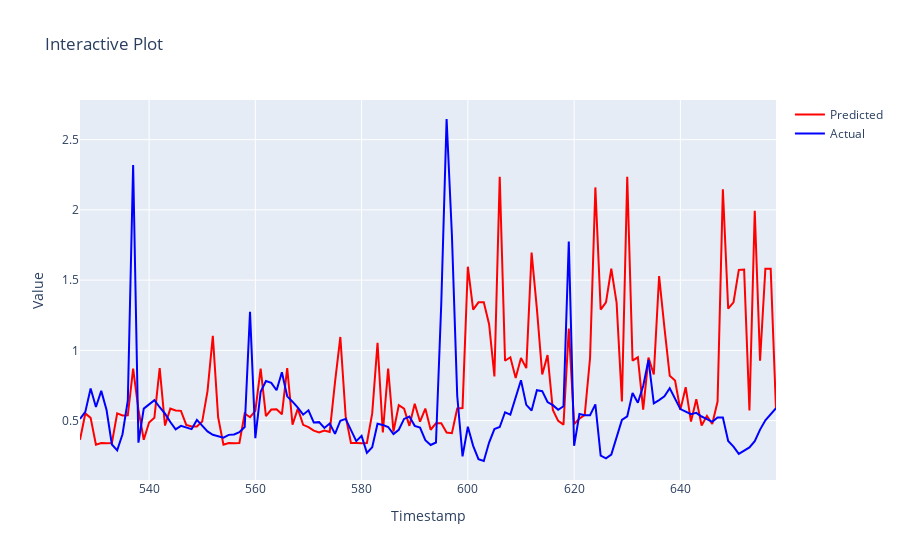

Write notebook code for a chart like this one.
### Markdown cell above
## <a id='toc1_7_'></a>[ Running the final function and producing results](#toc0_)

### Code cell
y_pred=generate_stacked_predictions(best_models, unique_id, predicted_df_final, original_values_df)

### Figure 1 — Plotly figure (JSON) as saved in the notebook; plotly's stock layout.template omitted (floating-point values rounded to 4 significant figures; data arrays with more than 128 entries replaced by an {"elided": "..."} marker saying what was removed)
{"data": [{"line": {"color": "red"}, "mode": "lines", "name": "Predicted", "type": "scatter", "x": {"elided": "132 int values"}, "y": {"elided": "231 float values"}}, {"line": {"color": "blue"}, "mode": "lines", "name": "Actual", "type": "scatter", "x": {"elided": "132 int values"}, "y": {"elided": "231 float values"}}], "layout": {"title": {"text": "Interactive Plot"}, "xaxis": {"title": {"text": "Timestamp"}}, "yaxis": {"title": {"text": "Value"}}}}
